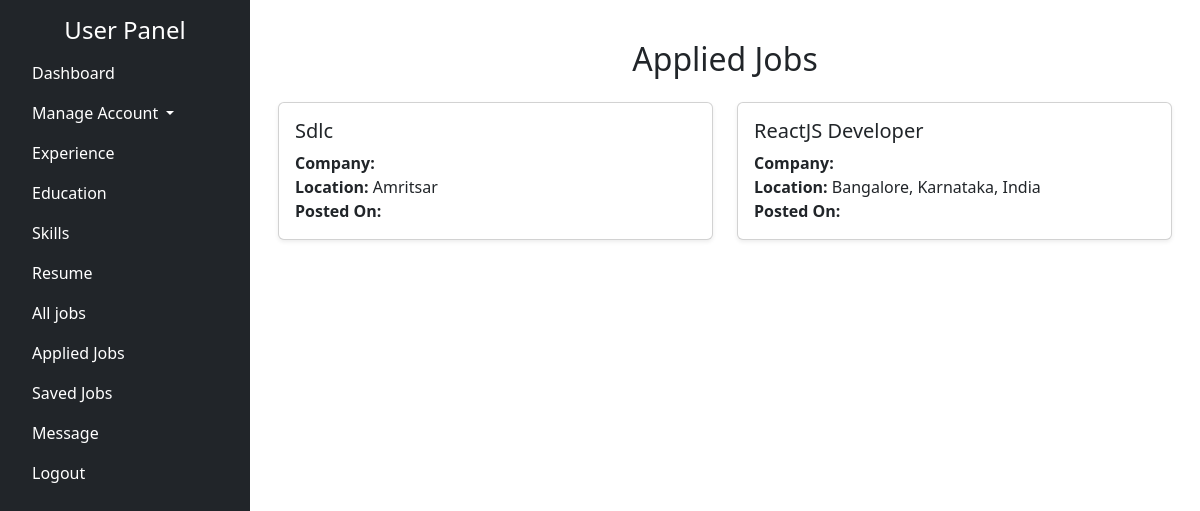
/appliedjobs (signed in), run on the app's committed database.
### myapp/models.py (models this page shows, shortened)
class Saved(models.Model):
    job= models.ForeignKey(Jobs,on_delete=models.CASCADE,default=1)
    seeker= models.ForeignKey(register_user,on_delete=models.CASCADE,default=1)
    status= models.CharField(max_length=255,blank=True,null=True,default="Saved")

class Jobs(models.Model):
    title = models.CharField(max_length=255)
    description = RichTextField(max_length=5000)
    budget_salary = models.CharField(max_length=255)
    education_req = models.CharField(max_length=255, blank=True, null=True)
    experience_req = models.CharField(max_length=255, blank=True, null=True)
    job_type = models.CharField(max_length=255)
    category = models.CharField(max_length=255)  # Storing category as a string
    location = models.CharField(max_length=255)  # Storing location as a string
    jobtag = models.CharField(max_length=255)
    deadline = models.CharField(max_length=255)
    vacancies = models.CharField(max_length=255, blank=True, null=True)
    status = models.CharField(max_length=255, blank=True, null=True, default='available')
    employer = models.CharField(max_length=255, blank=True, null=True)

### myapp/views.py (the view)
# urls.py: path('appliedjobs',views.appliedjobs,name='appliedjobs'),
def appliedjobs(request):
    email = request.session.get('user_email')
    user_instance = register_user.objects.get(email=email)  # Fetch user instance
    job_id = request.POST.get('job_id')  # Get job ID from POST request
    if job_id:
        job_instance = Jobs.objects.get(id=job_id)  # Fetch the job
        if not Saved.objects.filter(seeker=user_instance, job=job_instance, status='Apply').exists():
            Saved.objects.create(seeker=user_instance, job=job_instance, status='Apply')
        return redirect('appliedjobs')  # Redirect to prevent form resubmission
    data = Saved.objects.filter(seeker=user_instance, status='Apply')  # Fetch saved jobs
    return render(request, 'appliedjobs.html', {'data': data})

### templates/appliedjobs.html (shortened to what this page needs)
{% extends 'afterlogin.html' %}
{% block content %}
{% load static %}
<!DOCTYPE html>
<html lang="en">
<head>
</head>
<body>
<div class="container mt-4">
    <h2 class="text-center mb-4">Applied Jobs</h2>
    {% if data %}
        <div class="row">
            {% for job in data %}
                <div class="col-md-6">
                    <div class="card mb-3 shadow-sm">
                        <div class="card-body">
                            <h5 class="card-title">{{ job.job.title }}</h5>
                            <p class="card-text">
                                <strong>Company:</strong> {{ job.job.company }}<br>
                                <strong>Location:</strong> {{ job.job.location }}<br>
                                <strong>Posted On:</strong> {{ job.job.posted_date }}
                            </p>
                        </div>
                    </div>
                </div>
            {% endfor %}
        </div>
    {% else %}
        <div class="alert alert-info text-center">
            <strong>No saved jobs found.</strong> Start applying jobs to view them here!
        </div>
    {% endif %}
</div>
</body>
</html>
{% endblock %}

### data on the page
Saved: job "Sdlc", job.location "Amritsar"
Saved: job "ReactJS Developer", job.location "Bangalore, Karnataka, India"
